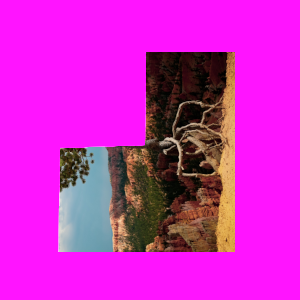
#> input picture method_1/frag_1.png, 300 x 300 px
$ jupyter execute Untitled2.ipynb
#> lines starting #> are read from the running program, lines starting #| are printed output that depends on the picture
[cell 1]
import cv2
import numpy as np
import matplotlib.pyplot as plt

[cell 2]
Gray_image = cv2.imread('frag_1.png',0)
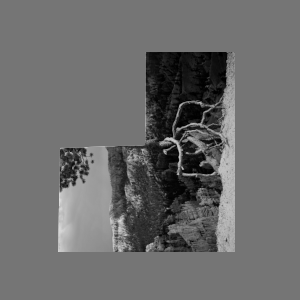
#> Gray_image: shape (300, 300); min 0, max 223, mean 107

plt.figure(figsize=[10,10])
plt.imshow(Gray_image, cmap= 'gray');plt.title("Original Image");plt.axis("off");


$ run again, with method_1/frag_2.png copied over method_1/frag_1.png
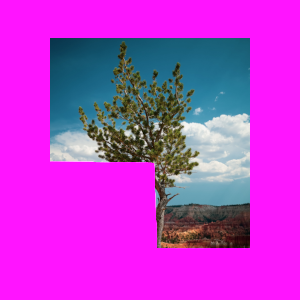
#> input picture method_1/frag_2.png, 300 x 300 px
#> `Gray_image = cv2.imread('frag_1.png',0)`:
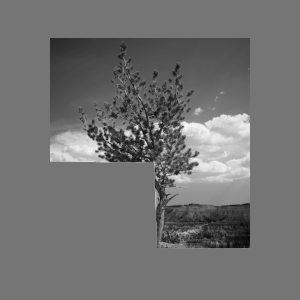
#> Gray_image: shape (300, 300); min 7, max 244, mean 113.2
